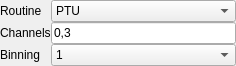
<?xml version="1.0" encoding="UTF-8"?>
<ui version="4.0">
 <class>Form</class>
 <widget class="QWidget" name="Form">
  <property name="geometry">
   <rect>
    <x>0</x>
    <y>0</y>
    <width>236</width>
    <height>62</height>
   </rect>
  </property>
  <property name="sizePolicy">
   <sizepolicy hsizetype="Expanding" vsizetype="Preferred">
    <horstretch>0</horstretch>
    <verstretch>0</verstretch>
   </sizepolicy>
  </property>
  <property name="windowTitle">
   <string>Form</string>
  </property>
  <layout class="QGridLayout" name="gridLayout">
   <property name="leftMargin">
    <number>0</number>
   </property>
   <property name="topMargin">
    <number>0</number>
   </property>
   <property name="rightMargin">
    <number>0</number>
   </property>
   <property name="bottomMargin">
    <number>0</number>
   </property>
   <property name="spacing">
    <number>0</number>
   </property>
   <item row="1" column="0" colspan="2">
    <widget class="QLabel" name="label">
     <property name="text">
      <string>Channels</string>
     </property>
    </widget>
   </item>
   <item row="1" column="2">
    <widget class="QLineEdit" name="lineEdit">
     <property name="sizePolicy">
      <sizepolicy hsizetype="Minimum" vsizetype="Fixed">
       <horstretch>0</horstretch>
       <verstretch>0</verstretch>
      </sizepolicy>
     </property>
     <property name="text">
      <string>0,3</string>
     </property>
    </widget>
   </item>
   <item row="2" column="0" colspan="2">
    <widget class="QLabel" name="label_2">
     <property name="text">
      <string>Binning</string>
     </property>
    </widget>
   </item>
   <item row="0" column="2">
    <widget class="QComboBox" name="comboBox">
     <property name="sizePolicy">
      <sizepolicy hsizetype="MinimumExpanding" vsizetype="Fixed">
       <horstretch>0</horstretch>
       <verstretch>0</verstretch>
      </sizepolicy>
     </property>
     <item>
      <property name="text">
       <string>PTU</string>
      </property>
     </item>
     <item>
      <property name="text">
       <string>HT3</string>
      </property>
     </item>
     <item>
      <property name="text">
       <string>SPC132</string>
      </property>
     </item>
     <item>
      <property name="text">
       <string>SPC630</string>
      </property>
     </item>
    </widget>
   </item>
   <item row="0" column="0" colspan="2">
    <widget class="QLabel" name="label_3">
     <property name="text">
      <string>Routine</string>
     </property>
    </widget>
   </item>
   <item row="2" column="2">
    <widget class="QComboBox" name="comboBox_2">
     <item>
      <property name="text">
       <string>1</string>
      </property>
     </item>
     <item>
      <property name="text">
       <string>2</string>
      </property>
     </item>
     <item>
      <property name="text">
       <string>4</string>
      </property>
     </item>
     <item>
      <property name="text">
       <string>8</string>
      </property>
     </item>
     <item>
      <property name="text">
       <string>16</string>
      </property>
     </item>
    </widget>
   </item>
  </layout>
  <action name="actionParametersChanged">
   <property name="text">
    <string>onParametersChanged</string>
   </property>
  </action>
 </widget>
 <resources/>
 <connections>
  <connection>
   <sender>lineEdit</sender>
   <signal>textChanged(QString)</signal>
   <receiver>actionParametersChanged</receiver>
   <slot>trigger()</slot>
   <hints>
    <hint type="sourcelabel">
     <x>147</x>
     <y>52</y>
    </hint>
    <hint type="destinationlabel">
     <x>-1</x>
     <y>-1</y>
    </hint>
   </hints>
  </connection>
  <connection>
   <sender>comboBox</sender>
   <signal>currentTextChanged(QString)</signal>
   <receiver>actionParametersChanged</receiver>
   <slot>trigger()</slot>
   <hints>
    <hint type="sourcelabel">
     <x>144</x>
     <y>11</y>
    </hint>
    <hint type="destinationlabel">
     <x>-1</x>
     <y>-1</y>
    </hint>
   </hints>
  </connection>
  <connection>
   <sender>comboBox_2</sender>
   <signal>currentTextChanged(QString)</signal>
   <receiver>actionParametersChanged</receiver>
   <slot>trigger()</slot>
   <hints>
    <hint type="sourcelabel">
     <x>144</x>
     <y>49</y>
    </hint>
    <hint type="destinationlabel">
     <x>-1</x>
     <y>-1</y>
    </hint>
   </hints>
  </connection>
 </connections>
</ui>
